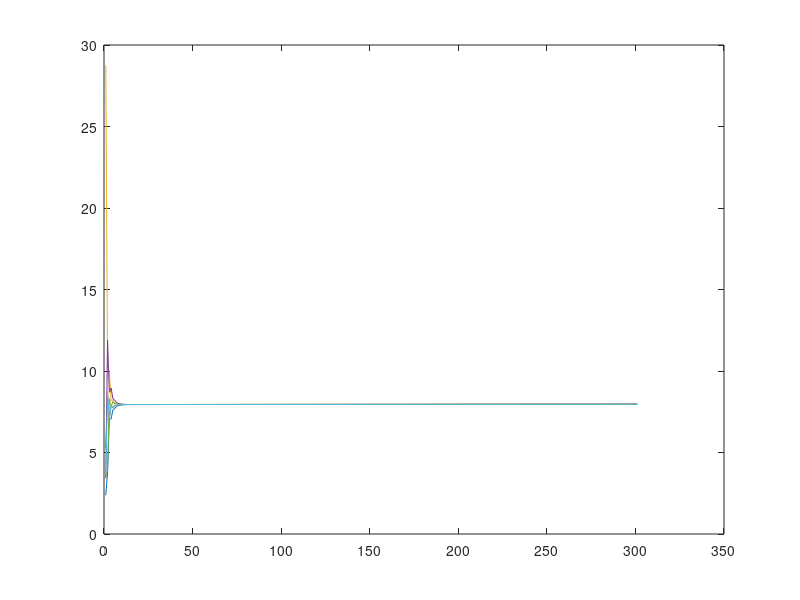
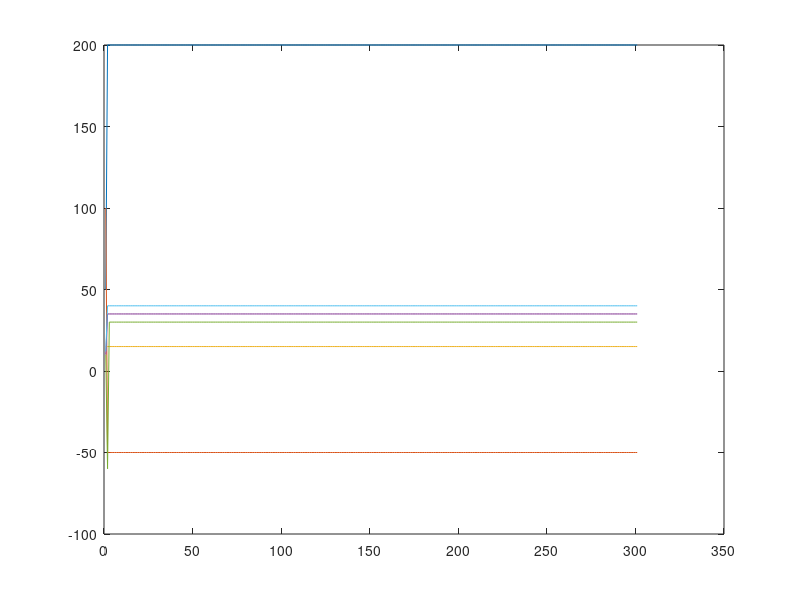
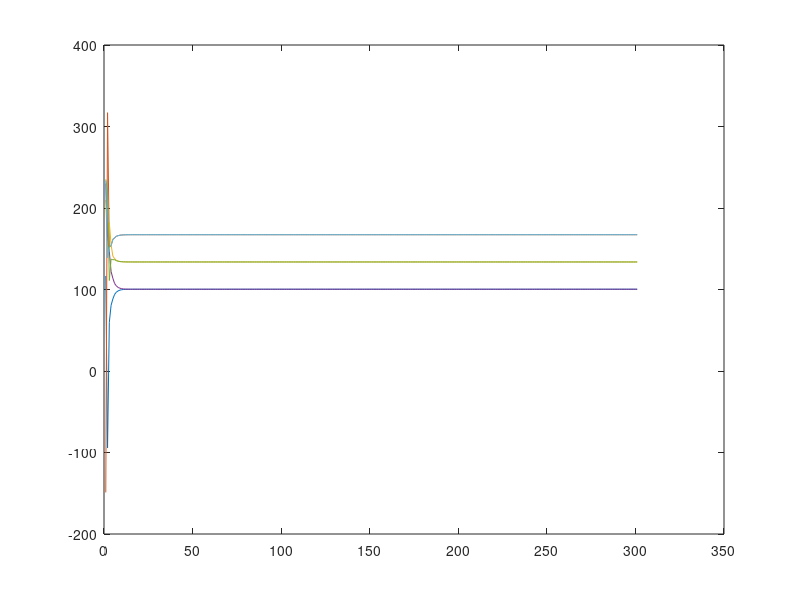

Here is the MATLAB script that generated these plots, in order:
clear,close all, clc;
P=[1/3 1/3 0 0 0 1/3;1/5 1/5 1/5 0 1/5 1/5;0 1/4 1/4 1/4 0 1/4;0 0 1/3 1/3 1/3 0;0 1/4 0 1/4 1/4 1/4;1/5 1/5 1/5 0 1/5 1/5];
Q=P';
ef=4e-7;
v=[133.33;28.5714;8;59.952;20;20];
beta=diag(v);
alpha=[-266.6667;-50;-8;-194.8441;-60;-60];
dell_p(:,1)=[116.64;-148.98;210;230;235;233];
p_max=[200;400;50;35;30;40];
p_min=[50;100;15;10;10;12];
lamda_max=[3.5;15.75;72.5;3.8338;4.5;5];
lamda_min=[2.375;5.25;28.75;3.4168;3.5;3.6];
lamda(:,1)=lamda_min;
p(:,1)=p_min;

% for i=1:3000
% lamda(:,i+1)=P*lamda(:,i)+ef*dell_p(:,i);
% p(:,i+1)=beta*lamda(:,i+1)+alpha;
% dell_p(:,i+1)=Q*dell_p(:,i)-(p(:,i+1)-p(:,i));
% end

% for i=1:3000
% lamda(:,i+1)=P*lamda(:,i)+ef*dell_p(:,i);
% if lamda(:,i+1)>lamda_max
%     p(:,i+1)=p_max;
% elseif lamda(:,i+1)<lamda_min
%     p(:,i+1)=p_min;
% else
%  p(:,i+1)=beta*lamda(:,i+1)+alpha;
% end
%  dell_p(:,i+1)=Q*dell_p(:,i)-(p(:,i+1)-p(:,i));
% end
for i=1:300
lamda(:,i+1)=P*lamda(:,i)+ef*dell_p(:,i);
for j=1:6
if lamda(j,i+1)>lamda_max(j)
    fprintf('1');
    p(j,i+1)=p_max(j);

elseif lamda(j,i+1)<lamda_min(j)
    fprintf('0');
    p(j,i+1)=p_min(j);
else
p(j,i+1)=beta(j)*lamda(j,i+1)+alpha(j);
end
end
dell_p(:,i+1)=Q*dell_p(:,i)-(p(:,i+1)-p(:,i));
end

figure('Name','Incremental costs');
x1=lamda(1,:);
x2=lamda(2,:);
x3=lamda(3,:);
x4=lamda(4,:);
x5=lamda(5,:);
x6=lamda(6,:);
plot(x1);
hold on;
plot(x2);
plot(x3);
plot(x4);
plot(x5);
plot(x6);

figure('Name','power o/ps');
p1=p(1,:);
p2=p(2,:);
p3=p(3,:);
p4=p(4,:);
p5=p(5,:);
p6=p(6,:);
plot(p1);
hold on;
plot(p2);
plot(p3);
plot(p4);
plot(p5);
plot(p6);

figure('Name','dell_p mismatch');
dell_p1=dell_p(1,:);
dell_p2=dell_p(2,:);
dell_p3=dell_p(3,:);
dell_p4=dell_p(4,:);
dell_p5=dell_p(5,:);
dell_p6=dell_p(6,:);

plot(dell_p1);
hold on;
plot(dell_p2);
plot(dell_p3);
plot(dell_p4);
plot(dell_p5);
plot(dell_p6);
